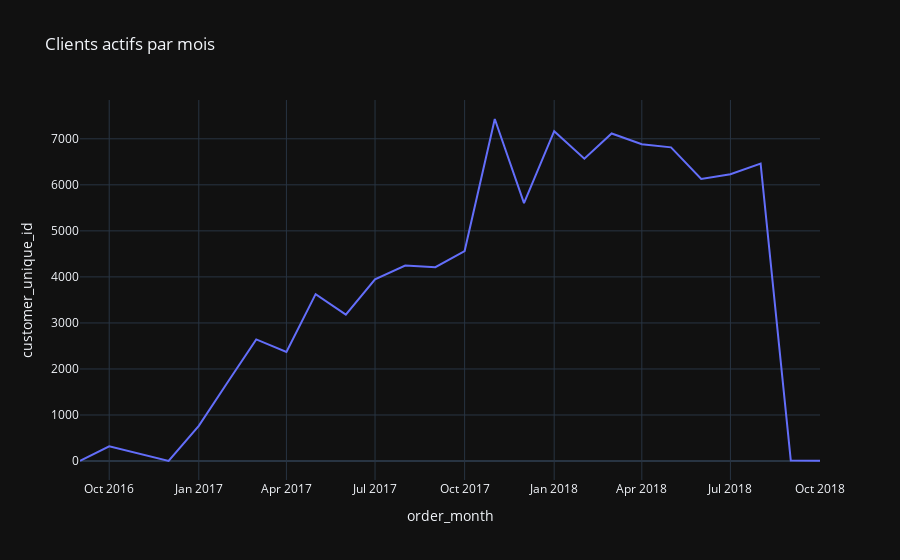

The notebook cell saved with this chart:
### Code cell
# 3.3 - graphique des clients actifs par mois
fig8 = px.line(monthly_active_customers.reset_index(), x="order_month", y="customer_unique_id", title="Clients actifs par mois")
fig8.show()

### Figure 1 — Plotly figure (JSON) as saved in the notebook; plotly's stock layout.template omitted (floating-point values rounded to 4 significant figures)
{"data": [{"hovertemplate": "order_month=%{x}<br>customer_unique_id=%{y}<extra></extra>", "legendgroup": "", "line": {"color": "#636efa", "dash": "solid"}, "marker": {"symbol": "circle"}, "mode": "lines", "name": "", "orientation": "v", "showlegend": false, "x": ["2016-09", "2016-10", "2016-12", "2017-01", "2017-02", "2017-03", "2017-04", "2017-05", "2017-06", "2017-07", "2017-08", "2017-09", "2017-10", "2017-11", "2017-12", "2018-01", "2018-02", "2018-03", "2018-04", "2018-05", "2018-06", "2018-07", "2018-08", "2018-09", "2018-10"], "xaxis": "x", "y": [4, 321, 1, 765, 1755, 2642, 2372, 3625, 3180, 3947, 4246, 4212, 4561, 7430, 5603, 7166, 6569, 7115, 6882, 6814, 6128, 6230, 6460, 14, 4], "yaxis": "y", "type": "scatter"}], "layout": {"xaxis": {"anchor": "y", "domain": [0.0, 1.0], "title": {"text": "order_month"}}, "yaxis": {"anchor": "x", "domain": [0.0, 1.0], "title": {"text": "customer_unique_id"}}, "legend": {"tracegroupgap": 0}, "title": {"text": "Clients actifs par mois"}}}
